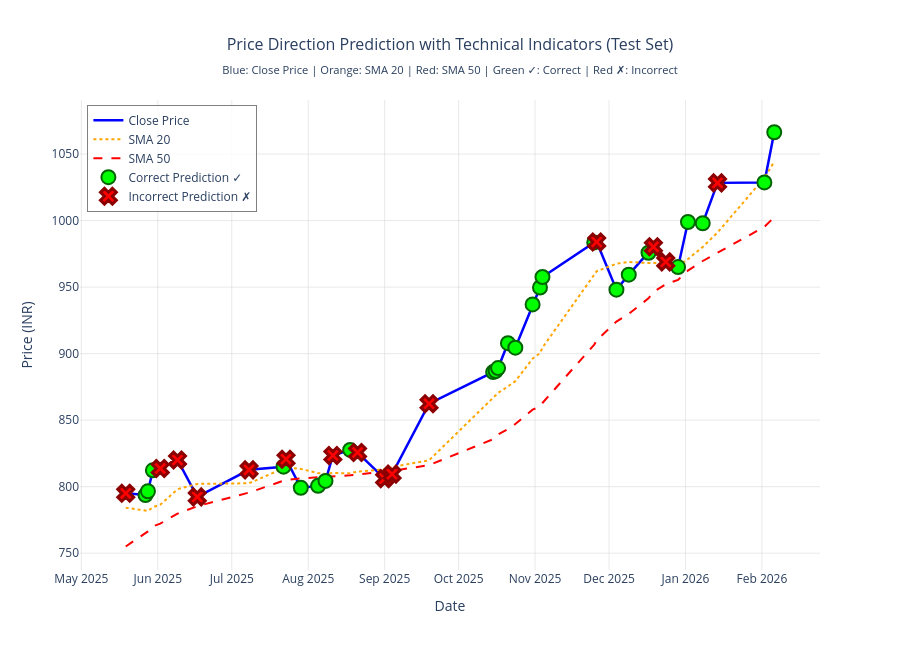

Notebook cell for this chart:
### Markdown cell above
### 3.7 Enhanced Visualization with SMA Lines

This chart shows the close price along with the 20-day and 50-day Simple Moving Averages for the test period, with correct and incorrect predictions marked on the chart.

### Code cell
import plotly.graph_objects as go

# Get test data with SMAs
test_indices = X_test.index.tolist()
test_data_full = df_clean.loc[test_indices]

# Create results dataframe with SMA values - ensure all arrays are 1D
results_enhanced = pd.DataFrame({
    'Date': test_data_full.index.values,
    'Close_Price': test_data_full['Close'].values.flatten(),
    'SMA_20': test_data_full['SMA_20'].values.flatten(),
    'SMA_50': test_data_full['SMA_50'].values.flatten(),
    'Actual': y_test.values.flatten(),
    'Predicted': y_pred.flatten()
})
results_enhanced = results_enhanced.sort_values('Date').reset_index(drop=True)

# Identify correct vs incorrect predictions
results_enhanced['Correct'] = results_enhanced['Actual'] == results_enhanced['Predicted']
correct_pred = results_enhanced[results_enhanced['Correct']]
incorrect_pred = results_enhanced[~results_enhanced['Correct']]

# Create figure
fig = go.Figure()

# Add Close Price line
fig.add_trace(
    go.Scatter(
        x=results_enhanced['Date'], 
        y=results_enhanced['Close_Price'], 
        mode='lines', 
        name='Close Price', 
        line=dict(color='blue', width=2.5),
        hovertemplate='<b>Close Price</b><br>Date: %{x}<br>Price: ₹%{y:.2f}<extra></extra>'
    )
)

# Add SMA 20 line
fig.add_trace(
    go.Scatter(
        x=results_enhanced['Date'], 
        y=results_enhanced['SMA_20'], 
        mode='lines', 
        name='SMA 20', 
        line=dict(color='orange', width=2, dash='dot'),
        hovertemplate='<b>SMA 20</b><br>Date: %{x}<br>Value: ₹%{y:.2f}<extra></extra>'
    )
)

# Add SMA 50 line
fig.add_trace(
    go.Scatter(
        x=results_enhanced['Date'], 
        y=results_enhanced['SMA_50'], 
        mode='lines', 
        name='SMA 50', 
        line=dict(color='red', width=2, dash='dash'),
        hovertemplate='<b>SMA 50</b><br>Date: %{x}<br>Value: ₹%{y:.2f}<extra></extra>'
    )
)

# Add markers for CORRECT predictions
fig.add_trace(
    go.Scatter(
        x=correct_pred['Date'], 
        y=correct_pred['Close_Price'], 
        mode='markers', 
        name='Correct Prediction ✓',
        marker=dict(
            size=14, 
            color='lime', 
            symbol='circle',
            line=dict(width=2, color='darkgreen')
        ),
        hovertemplate='<b>CORRECT PREDICTION ✓</b><br>Date: %{x}<br>Price: ₹%{y:.2f}<br>Predicted: %{customdata[0]} | Actual: %{customdata[1]}<extra></extra>',
        customdata=correct_pred[['Predicted', 'Actual']].values
    )
)

# Add markers for INCORRECT predictions
fig.add_trace(
    go.Scatter(
        x=incorrect_pred['Date'], 
        y=incorrect_pred['Close_Price'], 
        mode='markers', 
        name='Incorrect Prediction ✗',
        marker=dict(
            size=14, 
            color='red', 
            symbol='x',
            line=dict(width=3, color='darkred')
        ),
        hovertemplate='<b>INCORRECT PREDICTION ✗</b><br>Date: %{x}<br>Price: ₹%{y:.2f}<br>Predicted: %{customdata[0]} | Actual: %{customdata[1]}<extra></extra>',
        customdata=incorrect_pred[['Predicted', 'Actual']].values
    )
)

# Update layout
fig.update_layout(
    title={
        'text': 'Price Direction Prediction with Technical Indicators (Test Set)<br>' + 
                '<sub>Blue: Close Price | Orange: SMA 20 | Red: SMA 50 | Green ✓: Correct | Red ✗: Incorrect</sub>',
        'x': 0.5,
        'xanchor': 'center',
        'font': {'size': 16}
    },
    xaxis_title='Date',
    yaxis_title='Price (INR)',
    hovermode='closest',
    height=650,
    template='plotly_white',
    legend=dict(
        orientation="v",
        yanchor="top",
        y=0.99,
        xanchor="left",
        x=0.01,
        bgcolor="rgba(255, 255, 255, 0.8)",
        bordercolor="gray",
        borderwidth=1
    ),
    xaxis=dict(
        showgrid=True,
        gridwidth=0.5,
        gridcolor='lightgray'
    ),
    yaxis=dict(
        showgrid=True,
        gridwidth=0.5,
        gridcolor='lightgray'
    )
)

fig.show()

# Display enhanced statistics
print("\n" + "="*70)
print("ENHANCED PREDICTION ANALYSIS WITH TECHNICAL INDICATORS")
print("="*70)
print(f"Test Period: {results_enhanced['Date'].min().strftime('%Y-%m-%d')} to {results_enhanced['Date'].max().strftime('%Y-%m-%d')}")
print(f"Total test samples: {len(results_enhanced)}")
print(f"Correct predictions: {len(correct_pred)} ({len(correct_pred)/len(results_enhanced)*100:.2f}%)")
print(f"Incorrect predictions: {len(incorrect_pred)} ({len(incorrect_pred)/len(results_enhanced)*100:.2f}%)")
print("\nTechnical Indicators (Test Set):")
print(f"  Average Close Price: ₹{results_enhanced['Close_Price'].mean():.2f}")
print(f"  Average SMA 20: ₹{results_enhanced['SMA_20'].mean():.2f}")
print(f"  Average SMA 50: ₹{results_enhanced['SMA_50'].mean():.2f}")
print(f"  Price Range: ₹{results_enhanced['Close_Price'].min():.2f} - ₹{results_enhanced['Close_Price'].max():.2f}")
print("="*70)

### Figure 1 — Plotly figure (JSON) as saved in the notebook; plotly's stock layout.template omitted (floating-point values rounded to 4 significant figures)
{"data": [{"hovertemplate": "<b>Close Price</b><br>Date: %{x}<br>Price: ₹%{y:.2f}<extra></extra>", "line": {"color": "blue", "width": 2.5}, "mode": "lines", "name": "Close Price", "type": "scatter", "x": ["2025-05-19T00:00:00", "2025-05-27T00:00:00", "2025-05-28T00:00:00", "2025-05-30T00:00:00", "2025-06-02T00:00:00", "2025-06-09T00:00:00", "2025-06-17T00:00:00", "2025-07-08T00:00:00", "2025-07-22T00:00:00", "2025-07-23T00:00:00", "2025-07-29T00:00:00", "2025-08-05T00:00:00", "2025-08-08T00:00:00", "2025-08-11T00:00:00", "2025-08-18T00:00:00", "2025-08-21T00:00:00", "2025-09-01T00:00:00", "2025-09-04T00:00:00", "2025-09-19T00:00:00", "2025-10-15T00:00:00", "2025-10-16T00:00:00", "2025-10-17T00:00:00", "2025-10-21T00:00:00", "2025-10-24T00:00:00", "2025-10-31T00:00:00", "2025-11-03T00:00:00", "2025-11-04T00:00:00", "2025-11-25T00:00:00", "2025-11-26T00:00:00", "2025-12-04T00:00:00", "2025-12-09T00:00:00", "2025-12-17T00:00:00", "2025-12-19T00:00:00", "2025-12-24T00:00:00", "2025-12-29T00:00:00", "2026-01-02T00:00:00", "2026-01-08T00:00:00", "2026-01-14T00:00:00", "2026-02-02T00:00:00", "2026-02-06T00:00:00"], "y": [795.0, 793.7, 796.5, 812.3, 813.7, 820.0, 792.3, 812.7, 815.0, 820.7, 799.2, 800.6, 804.3, 823.5, 827.7, 825.7, 806.0, 809.4, 862.3, 886.1, 887.0, 889.2, 907.8, 904.5, 937.0, 949.7, 957.6, 983.6, 983.9, 948.1, 959.3, 975.8, 980.3, 969.0, 965.0, 999.0, 998.0, 1028.0, 1029.0, 1066.0]}, {"hovertemplate": "<b>SMA 20</b><br>Date: %{x}<br>Value: ₹%{y:.2f}<extra></extra>", "line": {"color": "orange", "dash": "dot", "width": 2}, "mode": "lines", "name": "SMA 20", "type": "scatter", "x": ["2025-05-19T00:00:00", "2025-05-27T00:00:00", "2025-05-28T00:00:00", "2025-05-30T00:00:00", "2025-06-02T00:00:00", "2025-06-09T00:00:00", "2025-06-17T00:00:00", "2025-07-08T00:00:00", "2025-07-22T00:00:00", "2025-07-23T00:00:00", "2025-07-29T00:00:00", "2025-08-05T00:00:00", "2025-08-08T00:00:00", "2025-08-11T00:00:00", "2025-08-18T00:00:00", "2025-08-21T00:00:00", "2025-09-01T00:00:00", "2025-09-04T00:00:00", "2025-09-19T00:00:00", "2025-10-15T00:00:00", "2025-10-16T00:00:00", "2025-10-17T00:00:00", "2025-10-21T00:00:00", "2025-10-24T00:00:00", "2025-10-31T00:00:00", "2025-11-03T00:00:00", "2025-11-04T00:00:00", "2025-11-25T00:00:00", "2025-11-26T00:00:00", "2025-12-04T00:00:00", "2025-12-09T00:00:00", "2025-12-17T00:00:00", "2025-12-19T00:00:00", "2025-12-24T00:00:00", "2025-12-29T00:00:00", "2026-01-02T00:00:00", "2026-01-08T00:00:00", "2026-01-14T00:00:00", "2026-02-02T00:00:00", "2026-02-06T00:00:00"], "y": [784.2, 781.7, 781.7, 784.5, 786.5, 798.1, 802.1, 802.6, 813.5, 814.6, 813.3, 810.2, 809.5, 810.3, 810.1, 811.3, 813.1, 814.8, 819.8, 867.2, 868.7, 870.4, 875.3, 879.3, 896.2, 900.4, 904.5, 959.3, 962.0, 967.6, 968.9, 968.1, 968.2, 967.1, 966.1, 971.1, 980.2, 991.1, 1032.0, 1044.0]}, {"hovertemplate": "<b>SMA 50</b><br>Date: %{x}<br>Value: ₹%{y:.2f}<extra></extra>", "line": {"color": "red", "dash": "dash", "width": 2}, "mode": "lines", "name": "SMA 50", "type": "scatter", "x": ["2025-05-19T00:00:00", "2025-05-27T00:00:00", "2025-05-28T00:00:00", "2025-05-30T00:00:00", "2025-06-02T00:00:00", "2025-06-09T00:00:00", "2025-06-17T00:00:00", "2025-07-08T00:00:00", "2025-07-22T00:00:00", "2025-07-23T00:00:00", "2025-07-29T00:00:00", "2025-08-05T00:00:00", "2025-08-08T00:00:00", "2025-08-11T00:00:00", "2025-08-18T00:00:00", "2025-08-21T00:00:00", "2025-09-01T00:00:00", "2025-09-04T00:00:00", "2025-09-19T00:00:00", "2025-10-15T00:00:00", "2025-10-16T00:00:00", "2025-10-17T00:00:00", "2025-10-21T00:00:00", "2025-10-24T00:00:00", "2025-10-31T00:00:00", "2025-11-03T00:00:00", "2025-11-04T00:00:00", "2025-11-25T00:00:00", "2025-11-26T00:00:00", "2025-12-04T00:00:00", "2025-12-09T00:00:00", "2025-12-17T00:00:00", "2025-12-19T00:00:00", "2025-12-24T00:00:00", "2025-12-29T00:00:00", "2026-01-02T00:00:00", "2026-01-08T00:00:00", "2026-01-14T00:00:00", "2026-02-02T00:00:00", "2026-02-06T00:00:00"], "y": [755.0, 764.8, 766.4, 770.1, 772.2, 779.8, 785.3, 795.6, 804.4, 805.1, 806.2, 807.0, 807.1, 807.3, 808.5, 809.2, 811.0, 811.9, 816.2, 835.7, 837.5, 839.3, 843.4, 847.1, 857.9, 860.3, 862.9, 906.8, 910.0, 924.1, 929.9, 941.6, 946.3, 952.1, 955.5, 962.4, 969.6, 975.9, 995.3, 1003.0]}, {"customdata": [[1, 1], [1, 1], [1, 1], [1, 1], [1, 1], [1, 1], [1, 1], [1, 1], [1, 1], [1, 1], [1, 1], [1, 1], [1, 1], [1, 1], [1, 1], [1, 1], [1, 1], [1, 1], [1, 1], [1, 1], [1, 1], [1, 1], [1, 1], [1, 1], [1, 1]], "hovertemplate": "<b>CORRECT PREDICTION ✓</b><br>Date: %{x}<br>Price: ₹%{y:.2f}<br>Predicted: %{customdata[0]} | Actual: %{customdata[1]}<extra></extra>", "marker": {"color": "lime", "line": {"color": "darkgreen", "width": 2}, "size": 14, "symbol": "circle"}, "mode": "markers", "name": "Correct Prediction ✓", "type": "scatter", "x": ["2025-05-27T00:00:00", "2025-05-28T00:00:00", "2025-05-30T00:00:00", "2025-07-22T00:00:00", "2025-07-29T00:00:00", "2025-08-05T00:00:00", "2025-08-08T00:00:00", "2025-08-18T00:00:00", "2025-10-15T00:00:00", "2025-10-16T00:00:00", "2025-10-17T00:00:00", "2025-10-21T00:00:00", "2025-10-24T00:00:00", "2025-10-31T00:00:00", "2025-11-03T00:00:00", "2025-11-04T00:00:00", "2025-11-25T00:00:00", "2025-12-04T00:00:00", "2025-12-09T00:00:00", "2025-12-17T00:00:00", "2025-12-29T00:00:00", "2026-01-02T00:00:00", "2026-01-08T00:00:00", "2026-02-02T00:00:00", "2026-02-06T00:00:00"], "y": [793.7, 796.5, 812.3, 815.0, 799.2, 800.6, 804.3, 827.7, 886.1, 887.0, 889.2, 907.8, 904.5, 937.0, 949.7, 957.6, 983.6, 948.1, 959.3, 975.8, 965.0, 999.0, 998.0, 1029.0, 1066.0]}, {"customdata": [[1, 0], [1, 0], [1, 0], [1, 0], [1, 0], [1, 0], [1, 0], [1, 0], [1, 0], [1, 0], [1, 0], [1, 0], [1, 0], [1, 0], [1, 0]], "hovertemplate": "<b>INCORRECT PREDICTION ✗</b><br>Date: %{x}<br>Price: ₹%{y:.2f}<br>Predicted: %{customdata[0]} | Actual: %{customdata[1]}<extra></extra>", "marker": {"color": "red", "line": {"color": "darkred", "width": 3}, "size": 14, "symbol": "x"}, "mode": "markers", "name": "Incorrect Prediction ✗", "type": "scatter", "x": ["2025-05-19T00:00:00", "2025-06-02T00:00:00", "2025-06-09T00:00:00", "2025-06-17T00:00:00", "2025-07-08T00:00:00", "2025-07-23T00:00:00", "2025-08-11T00:00:00", "2025-08-21T00:00:00", "2025-09-01T00:00:00", "2025-09-04T00:00:00", "2025-09-19T00:00:00", "2025-11-26T00:00:00", "2025-12-19T00:00:00", "2025-12-24T00:00:00", "2026-01-14T00:00:00"], "y": [795.0, 813.7, 820.0, 792.3, 812.7, 820.7, 823.5, 825.7, 806.0, 809.4, 862.3, 983.9, 980.3, 969.0, 1028.0]}], "layout": {"height": 650, "hovermode": "closest", "legend": {"bgcolor": "rgba(255, 255, 255, 0.8)", "bordercolor": "gray", "borderwidth": 1, "orientation": "v", "x": 0.01, "xanchor": "left", "y": 0.99, "yanchor": "top"}, "title": {"font": {"size": 16}, "text": "Price Direction Prediction with Technical Indicators (Test Set)<br><sub>Blue: Close Price | Orange: SMA 20 | Red: SMA 50 | Green ✓: Correct | Red ✗: Incorrect</sub>", "x": 0.5, "xanchor": "center"}, "xaxis": {"gridcolor": "lightgray", "gridwidth": 0.5, "showgrid": true, "title": {"text": "Date"}}, "yaxis": {"gridcolor": "lightgray", "gridwidth": 0.5, "showgrid": true, "title": {"text": "Price (INR)"}}}}
